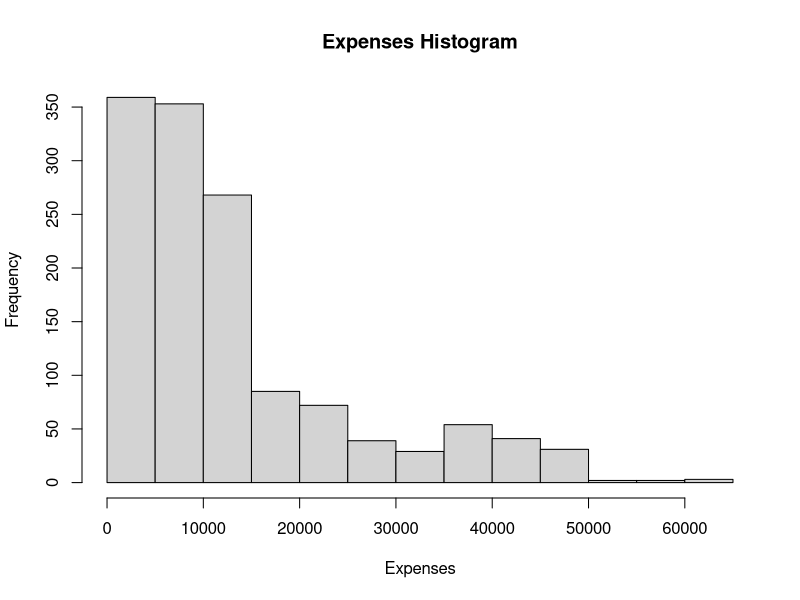
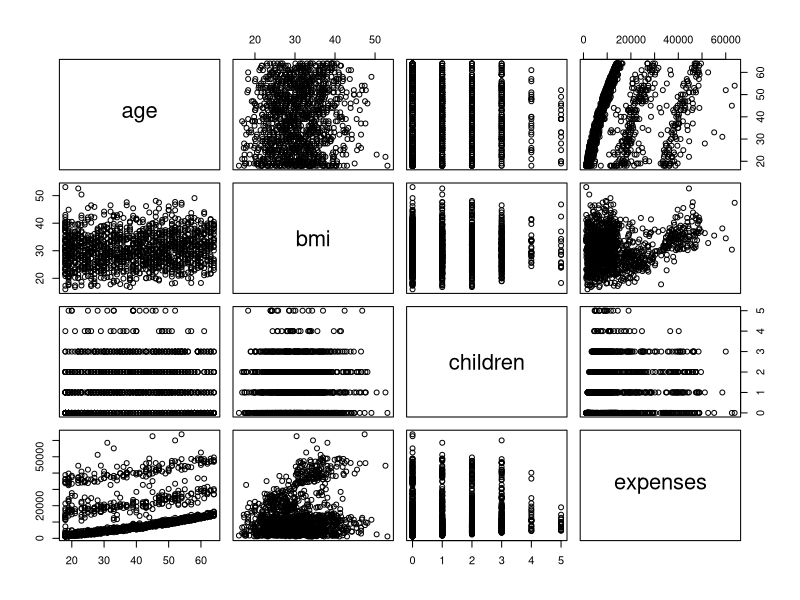
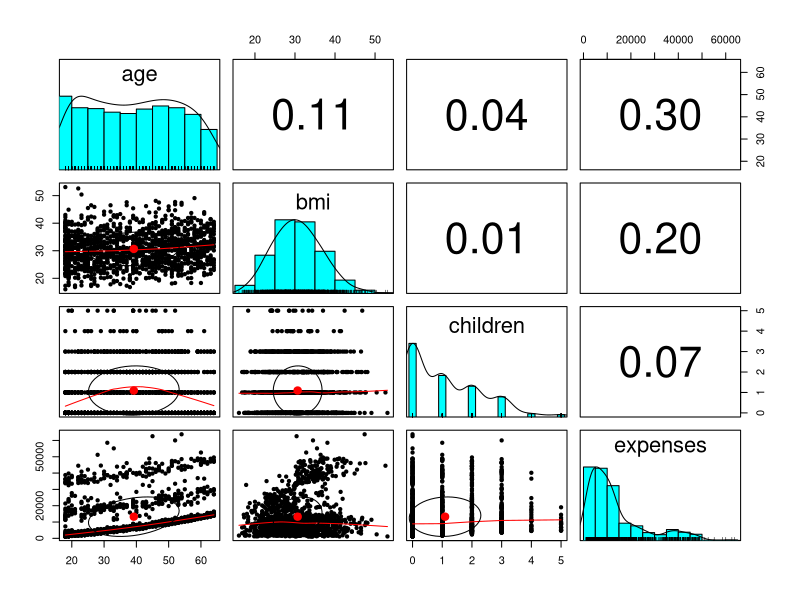

Reproduce these figures in R, in order.
# Forecasting Hospital Expenses

# Business Problem: Forecast of Hospital expenses

# For this analysis, we will use a dataset simulating hypothetical medical expenses
# for a set of patients spread across 4 US regions.
# This dataset has 1338 observations and 7 variables.

# Step 1 - Collecting the data
expensesdf <- read.csv("expenses.csv")
View(expensesdf)

# Step 2: Exploring and Preparing the Data
# Viewing the variables
str(expensesdf)

# Measures of Central Tendency of the variable expenses
summary(expensesdf$expenses)

# Building a histogram
hist(expensesdf$expenses, main = 'Expenses Histogram', xlab = 'Expenses')

# Region contingency table
table(expensesdf$region)

# Exploring relationships between variables: Correlation Matrix
cor(expensesdf[c("age", "bmi", "children", "expenses")])

# None of the correlations in the matrix are considered strong, but there are some interesting associations.
# For example, age and bmi (BMI) seem to have a weak positive correlation, meaning that
# with increasing age, body mass tends to increase. There is also a positive correlation
# moderate between age and expenses, in addition to the number of children and expenses. These associations imply
# that as you age, body mass and number of children increase, the expected cost of health insurance goes up.

# Visualizing relationships between variables: Scatterplot
# Realize that there is no clear relationship between the variables
pairs(expensesdf[c("age", "bmi", "children", "expenses")])


# Scatterplot Matrix
#install.packages("psych")
library(psych)

# This plot provides more information about the relationship between variables
pairs.panels(expensesdf[c("age", "bmi", "children", "expenses")])


# Step 3: Training the model (using the training data)
?lm
model <- lm(expenses ~ ., data = expensesdf)

# Visualizing the coefficients
model

# Anticipating medical expensesdf
?predict

# Here we check the expenses predicted by the model which must be equal to the training data
forecast1 <- predict(model)
View(forecast1)

# Predicting expenses with test data
expensesdftest <- read.csv("expenses-test.csv")
View(expensesdftest)
forecast2 <- predict(model, expensesdftest)
View(forecast2)


# Step 4: Evaluating the Model's Performance
# More details about the model
summary(model)


# Step 5: Optimizing model performance


# Adding a variable with twice the value of ages
expensesdf$age2 <- expensesdf$age ^ 2

# Adding an indicator for BMI >= 30
expensesdf$bmi30 <- ifelse(expensesdf$bmi >= 30, 1, 0)

View(expensesdf)

# Creating the final model
model_v2 <- lm(expenses ~ age + age2 + children + bmi + sex +
                   bmi30 * smoker + region, data = expensesdf)

summary(model_v2)

# test data

expensesdftest <- read.csv("expenses-test.csv")
View(expensesdftest)
forecast3 <- predict(model, expensesdftest)
class(forecast3)
View(forecast3)


